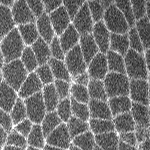
#> input picture cells.tif, 150 x 150 px
$ jupyter execute --allow-errors 20230116_fundamentals.ipynb
#> lines starting #> are read from the running program, lines starting #| are printed output that depends on the picture; after the words box and inside, x2 and y2 are one past the last pixel; in counts of white or black regions, pixels touching at a corner belong together
# Image processing and analysis in Python: an introduction

### 1. Overview & learning objectives
In this notebook, we will discuss the fundamentals of image representation and manipulation in Python.

With this notebook we will:

1. Gain an understanding of how to represent images with Python and **numpy**.

1. Learn how to open and display an image from disk using **scikit-image** and **matplotlib**.

1. Experiment accessing and modifying pixel values.

Please, **note** that this notebook is not an exhaustive introduction to Python, numpy, scikit-image, or matplotlib. For tutorials and official documentation, please check at the [end of this notebook](#additional_materials).

### 2. Images as Python lists
We will consider a two-dimensional image as a matrix in which each element contains the corresponding pixel value. In Python, **matrices can be represented as lists of lists**:

[cell 1]
alist = [[1, 2, 3], [4, 5, 6], [7, 8, 9], [10, 11, 12]]  # square brackets define lists in Python.

print(alist)  # the print command can be useful to visualize the contents of Python variables.

represents a matrix with four rows and three columns.

### 3. Images in numpy: the ndarray
Python is not really good at working with matrices. Fortunately, the **numpy** package provides highly optimized methods to work with multidimensional arrays. At the core of numpy is the **ndarray** data structure, used to store and manipulate arrays. You can use the Python help system to learn more about ndarrays:

#> (a cell that did not finish here is left out)

It is easy to create an ndarray from a list using the numpy method **asarray**.

Use the help system to figure out how to create an ndarray from **alist**:

#> (a cell that did not finish here is left out)

#> (a cell that did not finish here is left out)

ndarrays have two important properties, **shape** and **dtype**.

In your own words, explain what each one of these two properties mean and report the values for the ndarray that you just created above. Remember that you can always use the help system.

**shape**:

**dtype**:

#> (a cell that did not finish here is left out)

### 4. Opening and displaying images
The **scikit-image** package uses ndarrays to represent images. scikit-image builds efficient routines for image processing and analysis around ndarrays.

Most often we will not be "creating" images, but opening them from a file. In scikit-image, the **io** module provides the method **imread**, which can be used to open images.

Import the io module with the following command (**skimage** is short for scikit-image), and use the imread method to read the image **cells.tif**. Make sure that the image is in the same folder as the notebook (this is the case if you are running the notebook in  **binder**).

[cell 6]
from skimage import io

[cell 7]
# DELETE THIS CODE.
animage = io.imread('cells.tif')
#> animage is the input picture: shape (150, 150); min 31, max 255, mean 113.3

The **matplotlib** package provides functionality to display images and plot data. If you have worked with Matlab, the matplotlib method names will result familiar.

[cell 8]
import matplotlib.pyplot as plt
#print(plt.style.available)  # prints all the matplotlib styles that can be used.
plt.style.use(['classic', 'grayscale', 'bmh'])
plt.grid(False)

plt.imshow(animage, cmap='Greys_r')  # set color map to greyscale with dim low pixel values and bright higher ones.
plt.show()

### 5. Accessing pixels

Because images are numpy ndarrays, we can use them as we would use an ndarray. For example, we can access the value of the pixel at coordinates (x, y) = (25, 33) by using:

[cell 9]
print(animage[33, 25])  # 2D ndarrays are accessed using [row, col] pairs.
#| 116

Or we can create a new image using just every other row and column from the top-left corner of the image:

[cell 10]
topleft_subsampled = animage[0:60:2, 0:60:2].copy()  # select rows and columns from 0 to 60, with a step of 2 (every other).
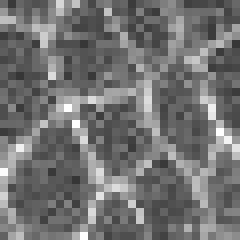
#> topleft_subsampled: shape (30, 30) (shown 8 times larger); min 54, max 255, mean 114.3

plt.imshow(topleft_subsampled, cmap='Greys_r')
plt.show()

Based, on what we have learned so far, answer the following questions. Remember that the help system is your friend!

1. What are the dimensions of the new image that we created?

2. How would you create a copy of a 50x50 subimage on the top right corner of the image? And if you wanted to take one in every three rows, and every single column?

3. Is the call to copy() necessary? Why are we using it?

[cell 11]
# DELETE THIS CODE
print(f'1. {topleft_subsampled.shape}')
#| 1. (30, 30)

[cell 12]
# DELETE THIS CODE.
topright = animage[0:50:1, -51:-1].copy()
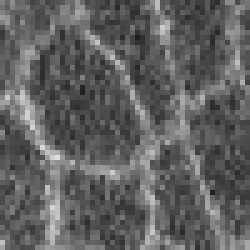
#> topright: shape (50, 50) (shown 5 times larger); min 31, max 224, mean 96.7
print(f'2. {topright.shape}')
#| 2. (50, 50)

plt.imshow(topright, cmap='Greys_r')
plt.show()

#> (a cell that did not finish here is left out)

[cell 14]
# DELETE THIS CODE.
# In contrast, if we do copy the array:
animage = io.imread('cells.tif')  # read image again.
topleft_copy = animage[0:60, 0:60].copy()
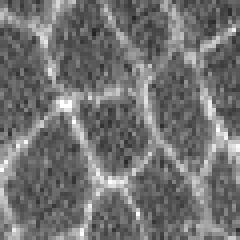
#> topleft_copy: shape (60, 60) (shown 4 times larger); min 34, max 255, mean 114
topleft_copy[0:10, 0:10] = 255
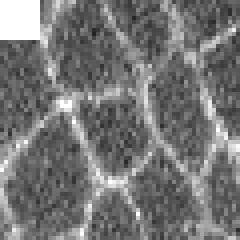
#> topleft_copy: shape (60, 60) (shown 4 times larger); 2.78% of pixels changed, all inside (x1, y1, x2, y2) = (0, 0, 10, 10)
plt.imshow(animage, cmap='Greys_r')
plt.show()
